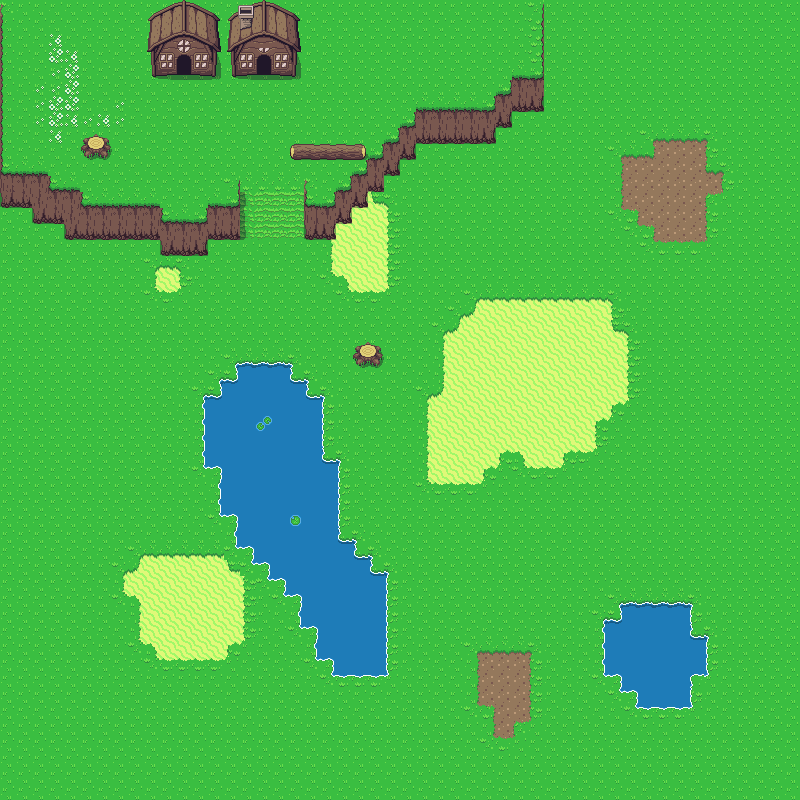

Rendered tile map (Tiled .tmx) drawn with the repository's tilesets; below, a short description and the map source with its tile grids summarised:
An orthogonal 50x50 tile map with 16x16 px tiles, 3 tile layers (grass, layers, objects).

<map version="1.2" tiledversion="1.3.1" orientation="orthogonal" renderorder="left-up" compressionlevel="-1" width="50" height="50" tilewidth="16" tileheight="16" infinite="0" nextlayerid="6" nextobjectid="1">
 <tileset firstgid="1" source="tilesheet1.tsx" />
 <layer id="1" name="grass" width="50" height="50" visible="1">
  <data>[2500 cells, 2500 non-empty, 40 distinct tile ids]</data>
 </layer>
 <layer id="2" name="layers" width="50" height="50">
  <data>[2500 cells, 124 non-empty, 19 distinct tile ids]</data>
 </layer>
 <layer id="5" name="objects" width="50" height="50">
  <data>[2500 cells, 84 non-empty, 44 distinct tile ids]</data>
 </layer>
</map>
